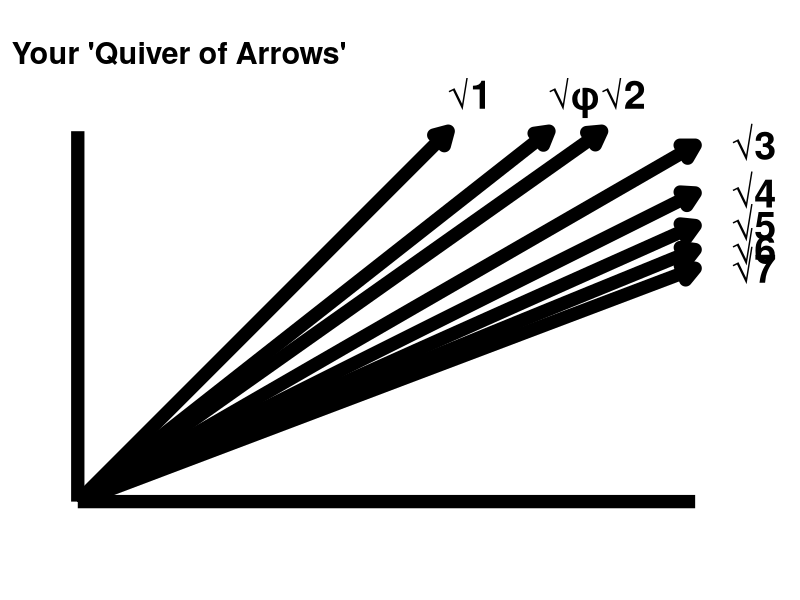

Here is the R script that generated this plot:
## ---- chunk 1
#| label: setup
#| include: false


# install.packages(c("mapview", "survey", "srvyr", "arcgislayers"))

# census_api_key("95496766c51541ee6f402c1e1a8658581285b759", install = TRUE, overwrite = TRUE)


# # load libraries - NOT NEEDED


# Force dplyr's select to take precedence
select <- dplyr::select
filter <- dplyr::filter

# Options
options(scipen = 999)
options(qic.clshade = T) # NO LONGER NEEDED; CHARTS ALL PREPARED WITH GGPLOT2 ONLY
options(qic.linecol = 'black') # NO LONGER NEEDED; CHARTS ALL PREPARED WITH GGPLOT2 ONLY
options(qic.signalcol = "firebrick") # NO LONGER NEEDED; CHARTS ALL PREPARED WITH GGPLOT2 ONLY
options(qic.targetcol = "purple") # NO LONGER NEEDED; CHARTS ALL PREPARED WITH GGPLOT2 ONLY
options(DT.options = list(dom = 'pBlfrti')) # Add buttons, filtering, and top (t) pagination controls
options(shiny.maxRequestSize = 50 * 1024^2) # Set upload maximum to 50 MB
options(tigris_use_cache = TRUE)
options(device = "RStudioGD") 


# Flextable defaults:
flextable::set_flextable_defaults(
  font.size = 14, 
  font.family = "Cabin",
  font.color = "black",
  table.layout = "fixed",
  border.color = "darkgray",
  padding.top = 3, padding.bottom = 3,
  padding.left = 4, padding.right = 4,
  line_spacing = 1.3,
  digits = 2,
  decimal.mark = ".",
  big.mark = " ",
  na_str = "<na>",
  post_process_html = identity,
  post_process_docx = identity
)



# Flextable built-in themes:
  # flextable::theme_alafoli()	|>  # BLAH
  # flextable::theme_apa()  # THIS IS NICE
  # flextable::theme_booktabs() |>  # NICE, MORE COMPACT
  # flextable::theme_box() |>   # OK, INCLUDES CELL BORDERS
  # flextable::theme_tron() |>  # 'DARK MODE' BLUE TEXT
  # flextable::theme_tron_legacy() |>   # 'DARK MODE' YELLOW TEXT
  # flextable::theme_vader() |>    # 'DARK MODE' WHITE TEXT
  # flextable::theme_vanilla() |>   # NOT SPECIAL
  # flextable::theme_zebra()	|>
  #


# Set global theme for consistent plots
ggplot2::theme_set(
  ggplot2::theme_minimal(base_size = 20) +
    ggplot2::theme(
      plot.title.position = "plot",
      plot.title = ggtext::element_textbox_simple(
        family = "Cabin",
        face = "bold",
        color = "darkgreen",
        size = 16,
        fill = "yellow",
        lineheight = 0.9,
        padding = ggplot2::margin(5.5, 5.5, 0.0, 5.5),
        margin = ggplot2::margin(0, 0, 5.5, 0)
      ),
      plot.subtitle = ggtext::element_textbox_simple(
        family = "Cabin",
        color = "darkgreen",
        face = "bold",
        size = 14,
        fill = "yellow",
        lineheight = 0.9,
        padding = ggplot2::margin(5.5, 5.5, 5.5, 5.5),
        margin = ggplot2::margin(0.0, 0, 5.5, 0)
      ),
      plot.caption = ggtext::element_markdown(
        family = "Cabin",
        size = 14,
        hjust = 1,
        color = "darkblue",
        face = "italic",
        fill = "yellow",
        lineheight = 1.0
      ),
      axis.text.x = ggtext::element_markdown(
        family = "Cabin",
        face = "bold",
        color = "blue",
        size = 12,
        angle = 45,
        hjust = 1
      ),
        # ggplot2::element_blank(),
      axis.title.x = ggtext::element_markdown(
        family = "Cabin",
        face = "bold",
        color = "blue",
        size = 14),
        # ggplot2::element_blank(),
      axis.text.y = ggtext::element_markdown(
        family = "Cabin",
        face = "bold",
        color = "blue",
        size = 12,
        angle = 45,
        hjust = 1
      ),
        # ggplot2::element_blank(),
      axis.title.y = ggtext::element_markdown(
        family = "Cabin",
        face = "bold",
        color = "blue",
        size = 12),
        # ggplot2::element_blank(),
      strip.text = ggtext::element_markdown(
        family = "Cabin",
        color = "black",
        size = 12,
        face = "italic",
        margin = ggplot2::margin(2, 0, 0.5, 0, "lines")
      ),
      axis.text = ggtext::element_markdown(
        family = "Cabin",
        color = "black"),
      panel.background = ggplot2::element_rect(fill = "white", color = NA),
      plot.background = ggplot2::element_rect(fill = "white", color = NA),
      legend.position = "none",
      panel.spacing.x = grid::unit(1.5, "cm"),
      panel.spacing.y = grid::unit(1.5, "cm"),
      plot.margin = ggplot2::margin(20, 20, 20, 20, "pt")
    )
)



  
# Set seed for reproducibility
base::set.seed(123)

## ---- chunk 2
#| label: angle-setup
#| message: false
sqrt_phi <- sqrt((1 + sqrt(5)) / 2)
angles_df <- data.frame(
  base_name = c("√1", "√φ", "√2", "√3", "√4", "√5", "√6", "√7"),
  base_value = c(sqrt(1), sqrt_phi, sqrt(2), sqrt(3), sqrt(4), sqrt(5), sqrt(6), sqrt(7)),
  height = 1
)
angles_df$theta_rad <- atan2(angles_df$height, angles_df$base_value)
angles_df$theta_deg <- angles_df$theta_rad * (180 / pi)
display_df <- data.frame(
  Base = angles_df$base_name,
  `Base Length` = round(angles_df$base_value, 4),
  Height = 1,
  `Angle (degrees)` = round(angles_df$theta_deg, 2),
  check.names = FALSE
)
flextable::flextable(display_df) |>
  flextable::add_header_lines("Height = 1 for all rows") |>
  flextable::color(i = 1, part = "header", color = "blue") |>
  flextable::italic(i = 1, part = "header") |>
  flextable::align(i = 1, part = "header", align = "center") |>
  flextable::fontsize(i = 1, part = "header", size = 16) |>
  flextable::bg(i = 1, part = "header", bg = "white") |>
  flextable::bg(i = 2, part = "header", bg = "white") |>
  flextable::autofit()
## ---- chunk 3
#| label: angle-graphic
#| fig-width: 13
#| fig-height: 8
#| out-width: "100%"

max_height <- 6
max_base <- 10
line_length <- sqrt(max_height^2 + max_base^2)
lines_df <- data.frame(
  label = angles_df$base_name,
  theta_rad = angles_df$theta_rad
)
lines_df$xend <- line_length * cos(lines_df$theta_rad)
lines_df$yend <- line_length * sin(lines_df$theta_rad)
lines_df$xend <- pmin(lines_df$xend, max_base)
lines_df$yend <- ifelse(lines_df$xend == max_base, 
                        max_base * tan(lines_df$theta_rad), 
                        lines_df$yend)
lines_df$yend <- pmin(lines_df$yend, max_height)
lines_df$xend <- ifelse(lines_df$yend == max_height,
                        max_height / tan(lines_df$theta_rad),
                        lines_df$xend)
label_offset <- 0.6

# Detect which lines are clamped to bounding box edges
hit_top   <- abs(lines_df$yend - max_height) < 0.01
hit_right <- abs(lines_df$xend - max_base)   < 0.01

# Default: push label outward along the angle
lines_df$label_x <- lines_df$xend + label_offset * cos(lines_df$theta_rad)
lines_df$label_y <- lines_df$yend + label_offset * sin(lines_df$theta_rad)

# Lines hitting the ceiling: push label straight UP so closely-spaced
# angles (like sqrt(phi) and sqrt(2)) don't stack on the same y-position
lines_df$label_x[hit_top] <- lines_df$xend[hit_top]
lines_df$label_y[hit_top] <- lines_df$yend[hit_top] + label_offset

# Lines hitting the right wall: push label straight RIGHT
lines_df$label_x[hit_right] <- lines_df$xend[hit_right] + label_offset
lines_df$label_y[hit_right] <- lines_df$yend[hit_right]


# label_offset <- 0.6
# lines_df$label_x <- lines_df$xend + label_offset * cos(lines_df$theta_rad)
# lines_df$label_y <- lines_df$yend + label_offset * sin(lines_df$theta_rad)
ggplot2::ggplot() +
  ggplot2::geom_segment(
    data = lines_df,
    ggplot2::aes(x = 0, y = 0, xend = xend, yend = yend),
    arrow = ggplot2::arrow(length = ggplot2::unit(0.15, "inches"), type = "closed"),
    linewidth = 4.5
  ) +
  ggplot2::geom_text(
    data = lines_df,
    ggplot2::aes(x = label_x, y = label_y, label = label),
    hjust = 0, vjust = 0.5, size = 10, fontface = "bold"
  ) +
  ggplot2::geom_segment(
    ggplot2::aes(x = 0, y = 0, xend = 0, yend = max_height),
    linewidth = 4.5
  ) +
  ggplot2::geom_segment(
    ggplot2::aes(x = 0, y = 0, xend = max_base, yend = 0),
    linewidth = 4.5
  ) +
  ggplot2::coord_fixed(ratio = 1, xlim = c(-0.5, max_base + 1), ylim = c(-0.5, max_height + 0.5)) +
  ggplot2::theme_minimal() +
  ggplot2::labs(title = "Your 'Quiver of Arrows'") +
  ggplot2::theme(
    plot.title = ggplot2::element_text(size = 22, face = "bold"),
    axis.title = ggplot2::element_blank(),
    axis.text = ggplot2::element_blank(),
    axis.ticks = ggplot2::element_blank(),
    panel.grid = ggplot2::element_blank()
  )
